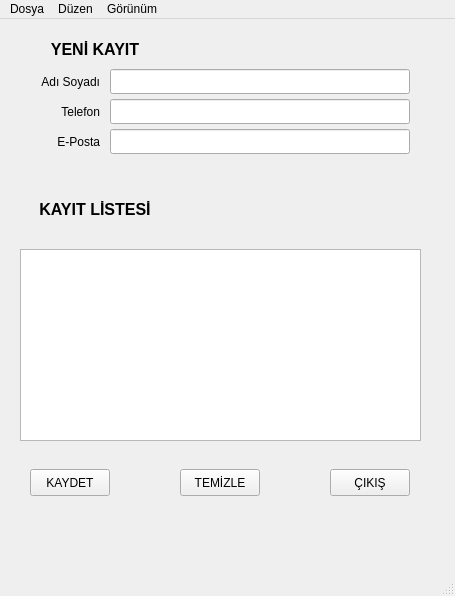
<?xml version="1.0" encoding="UTF-8"?>
<ui version="4.0">
 <class>MainWindow</class>
 <widget class="QMainWindow" name="MainWindow">
  <property name="geometry">
   <rect>
    <x>0</x>
    <y>0</y>
    <width>455</width>
    <height>596</height>
   </rect>
  </property>
  <property name="windowTitle">
   <string>TELEFON REHBERİ</string>
  </property>
  <widget class="QWidget" name="centralwidget">
   <widget class="QLabel" name="label">
    <property name="geometry">
     <rect>
      <x>20</x>
      <y>20</y>
      <width>150</width>
      <height>21</height>
     </rect>
    </property>
    <property name="font">
     <font>
      <pointsize>12</pointsize>
      <weight>75</weight>
      <bold>true</bold>
     </font>
    </property>
    <property name="text">
     <string>YENİ KAYIT</string>
    </property>
    <property name="alignment">
     <set>Qt::AlignCenter</set>
    </property>
   </widget>
   <widget class="QLabel" name="label_2">
    <property name="geometry">
     <rect>
      <x>20</x>
      <y>50</y>
      <width>80</width>
      <height>25</height>
     </rect>
    </property>
    <property name="text">
     <string>Adı Soyadı</string>
    </property>
    <property name="textFormat">
     <enum>Qt::PlainText</enum>
    </property>
    <property name="alignment">
     <set>Qt::AlignRight|Qt::AlignTrailing|Qt::AlignVCenter</set>
    </property>
   </widget>
   <widget class="QLabel" name="label_3">
    <property name="geometry">
     <rect>
      <x>20</x>
      <y>80</y>
      <width>80</width>
      <height>25</height>
     </rect>
    </property>
    <property name="text">
     <string>Telefon</string>
    </property>
    <property name="textFormat">
     <enum>Qt::PlainText</enum>
    </property>
    <property name="alignment">
     <set>Qt::AlignRight|Qt::AlignTrailing|Qt::AlignVCenter</set>
    </property>
   </widget>
   <widget class="QLabel" name="label_4">
    <property name="geometry">
     <rect>
      <x>20</x>
      <y>110</y>
      <width>80</width>
      <height>25</height>
     </rect>
    </property>
    <property name="text">
     <string>E-Posta</string>
    </property>
    <property name="textFormat">
     <enum>Qt::PlainText</enum>
    </property>
    <property name="alignment">
     <set>Qt::AlignRight|Qt::AlignTrailing|Qt::AlignVCenter</set>
    </property>
   </widget>
   <widget class="QLineEdit" name="TxtTelefon">
    <property name="geometry">
     <rect>
      <x>110</x>
      <y>80</y>
      <width>300</width>
      <height>25</height>
     </rect>
    </property>
   </widget>
   <widget class="QLineEdit" name="TextEposta">
    <property name="geometry">
     <rect>
      <x>110</x>
      <y>110</y>
      <width>300</width>
      <height>25</height>
     </rect>
    </property>
   </widget>
   <widget class="QLabel" name="label_5">
    <property name="geometry">
     <rect>
      <x>20</x>
      <y>180</y>
      <width>150</width>
      <height>21</height>
     </rect>
    </property>
    <property name="font">
     <font>
      <pointsize>12</pointsize>
      <weight>75</weight>
      <bold>true</bold>
     </font>
    </property>
    <property name="text">
     <string>KAYIT LİSTESİ</string>
    </property>
    <property name="alignment">
     <set>Qt::AlignCenter</set>
    </property>
   </widget>
   <widget class="QTableWidget" name="TblListe">
    <property name="geometry">
     <rect>
      <x>20</x>
      <y>230</y>
      <width>401</width>
      <height>192</height>
     </rect>
    </property>
   </widget>
   <widget class="QPushButton" name="BtnKaydet">
    <property name="geometry">
     <rect>
      <x>30</x>
      <y>450</y>
      <width>80</width>
      <height>27</height>
     </rect>
    </property>
    <property name="text">
     <string>KAYDET</string>
    </property>
   </widget>
   <widget class="QPushButton" name="BtnListele">
    <property name="geometry">
     <rect>
      <x>180</x>
      <y>450</y>
      <width>80</width>
      <height>27</height>
     </rect>
    </property>
    <property name="text">
     <string>TEMİZLE</string>
    </property>
   </widget>
   <widget class="QPushButton" name="BtnCikis">
    <property name="geometry">
     <rect>
      <x>330</x>
      <y>450</y>
      <width>80</width>
      <height>27</height>
     </rect>
    </property>
    <property name="text">
     <string>ÇIKIŞ</string>
    </property>
   </widget>
   <widget class="QLineEdit" name="TxtAdiSoyadi">
    <property name="geometry">
     <rect>
      <x>110</x>
      <y>50</y>
      <width>300</width>
      <height>25</height>
     </rect>
    </property>
   </widget>
  </widget>
  <widget class="QMenuBar" name="menubar">
   <property name="geometry">
    <rect>
     <x>0</x>
     <y>0</y>
     <width>455</width>
     <height>24</height>
    </rect>
   </property>
   <widget class="QMenu" name="menuDosya">
    <property name="title">
     <string>Dosya</string>
    </property>
    <widget class="QMenu" name="menuKapat">
     <property name="title">
      <string>Kapat</string>
     </property>
     <addaction name="actionGe_erli_Sayfay_Kapat"/>
     <addaction name="actionHepsini_Kapat"/>
    </widget>
    <addaction name="actionYeni"/>
    <addaction name="actionSil"/>
    <addaction name="menuKapat"/>
    <addaction name="separator"/>
   </widget>
   <widget class="QMenu" name="menuD_zen">
    <property name="title">
     <string>Düzen</string>
    </property>
   </widget>
   <widget class="QMenu" name="menuG_r_n_m">
    <property name="title">
     <string>Görünüm</string>
    </property>
   </widget>
   <addaction name="menuDosya"/>
   <addaction name="menuD_zen"/>
   <addaction name="menuG_r_n_m"/>
  </widget>
  <widget class="QStatusBar" name="statusbar"/>
  <action name="actionYeni">
   <property name="text">
    <string>Yeni</string>
   </property>
  </action>
  <action name="actionSil">
   <property name="text">
    <string>Sil</string>
   </property>
  </action>
  <action name="actionHepsini_Kapat">
   <property name="text">
    <string>Hepsini Kapat</string>
   </property>
  </action>
  <action name="actionGe_erli_Sayfay_Kapat">
   <property name="text">
    <string>Geçerli Sayfayı Kapat</string>
   </property>
  </action>
 </widget>
 <resources/>
 <connections/>
</ui>
